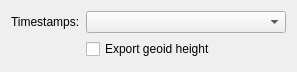
<?xml version="1.0" encoding="UTF-8"?>
<ui version="4.0">
 <class>GpxExportOptionWidget</class>
 <widget class="QWidget" name="GpxExportOptionWidget">
  <property name="geometry">
   <rect>
    <x>0</x>
    <y>0</y>
    <width>291</width>
    <height>72</height>
   </rect>
  </property>
  <property name="windowTitle">
   <string>Form</string>
  </property>
  <layout class="QGridLayout" name="gridLayout">
   <item row="0" column="0">
    <widget class="QLabel" name="label">
     <property name="text">
      <string>Timestamps:</string>
     </property>
    </widget>
   </item>
   <item row="0" column="1">
    <widget class="QComboBox" name="timestampModeComboBox">
     <property name="minimumSize">
      <size>
       <width>200</width>
       <height>0</height>
      </size>
     </property>
    </widget>
   </item>
   <item row="1" column="1">
    <widget class="QCheckBox" name="exportGeoidHeightCheckBox">
     <property name="text">
      <string>Export geoid height</string>
     </property>
    </widget>
   </item>
  </layout>
 </widget>
 <resources/>
 <connections/>
</ui>
